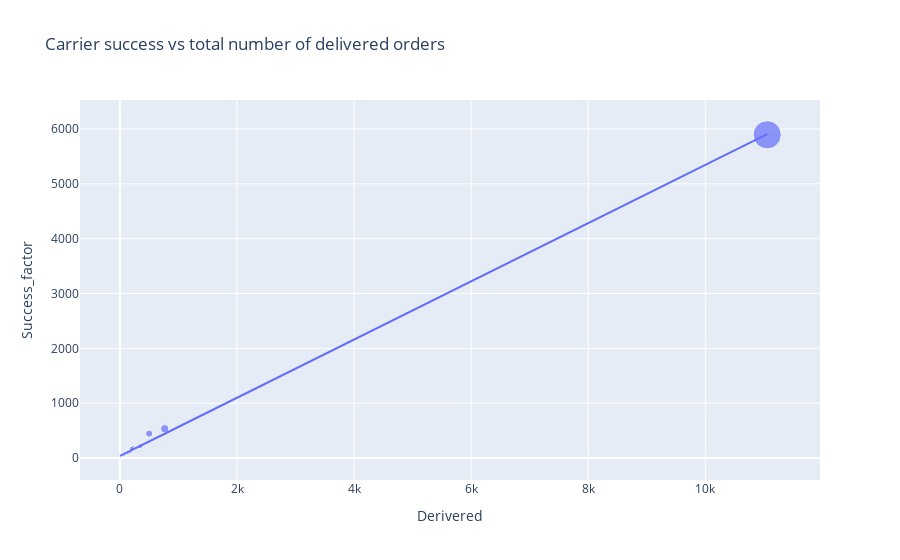

This figure's notebook cell:
### Code cell
# using plotly express to plot an interactive scatter plot
fig = px.scatter(carrier_perf, x="Derivered", y="Success_factor", 
                 trendline="ols", size="TOTAL_COST",
                 title='Carrier success vs total number of delivered orders')
fig.show()

### Figure 1 — Plotly figure (JSON) as saved in the notebook; plotly's stock layout.template omitted (floating-point values rounded to 4 significant figures)
{"data": [{"hovertemplate": "Derivered=%{x}<br>Success_factor=%{y}<br>TOTAL_COST=%{marker.size}<extra></extra>", "legendgroup": "", "marker": {"color": "#636efa", "size": [22123039, 1916194, 1446024, 643736, 518687, 505548, 307732, 257258, 99857, 86126, 139338, 12963, 43230, 8756, 3224, 739], "sizemode": "area", "sizeref": 55310.0, "symbol": "circle"}, "mode": "markers", "name": "", "orientation": "v", "showlegend": false, "type": "scatter", "x": [11056, 764, 499, 346, 223, 200, 179, 133, 121, 76, 73, 9, 9, 7, 2, 1], "xaxis": "x", "y": [5894.0, 536.3, 446.0, 215.7, 192.8, 174.4, 111.1, 83.41, 76.71, 72.5, 45.64, 12.0, 10.12, 4.308, 1.446, 0.93], "yaxis": "y"}, {"hovertemplate": "<b>OLS trendline</b><br>Success_factor = 0.530833 * Derivered + 37.8851<br>R<sup>2</sup>=0.998713<br><br>Derivered=%{x}<br>Success_factor=%{y} <b>(trend)</b><extra></extra>", "legendgroup": "", "marker": {"color": "#636efa", "symbol": "circle"}, "mode": "lines", "name": "", "showlegend": false, "type": "scatter", "x": [1, 2, 7, 9, 9, 73, 76, 121, 133, 179, 200, 223, 346, 499, 764, 11056], "xaxis": "x", "y": [38.42, 38.95, 41.6, 42.66, 42.66, 76.64, 78.23, 102.1, 108.5, 132.9, 144.1, 156.3, 221.6, 302.8, 443.4, 5907.0], "yaxis": "y"}], "layout": {"legend": {"itemsizing": "constant", "tracegroupgap": 0}, "title": {"text": "Carrier success vs total number of delivered orders"}, "xaxis": {"anchor": "y", "domain": [0, 1], "title": {"text": "Derivered"}}, "yaxis": {"anchor": "x", "domain": [0, 1], "title": {"text": "Success_factor"}}}}
